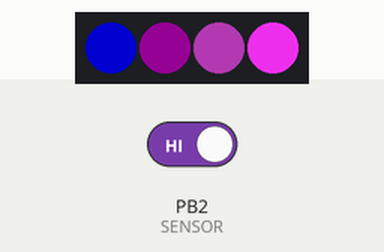
Simulated run of this sketch. Board: ATtiny85, built with avr-gcc and run on an emulated ATtiny85. On the bench: 4 RGB LEDs in strip order, left to right. The inputs (shaded band) are chosen by the test bench; at power-on: PB2 (SENSOR) HIGH. Dim RGB values are drawn brighter than linear.

Above: at 2.91 s.
4.9 s: PB2 (SENSOR) driven LOW
At 5.12 s:
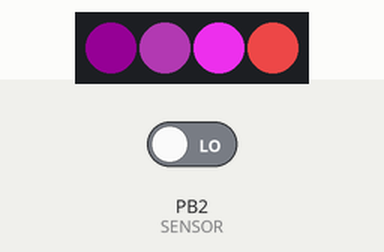
At 7.3 s:
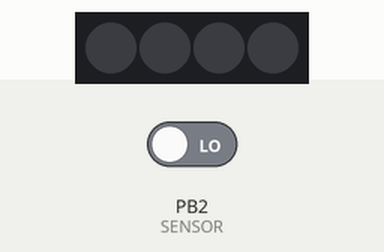
8.4 s: PB2 (SENSOR) driven HIGH
At 10.41 s:
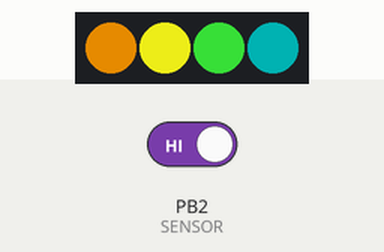
Timing chart, 0 to 17.9 s (numbered marks = the images above; inputs shaded):
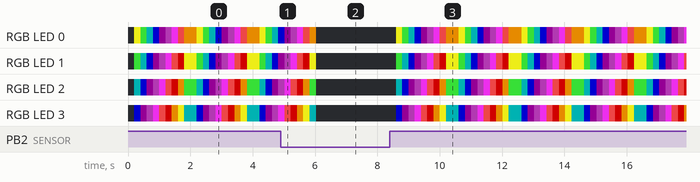

The sketch:

Gemma_neopixel_lightsensor_playing.ino
```cpp
/*
Gemma_neopixel_lightsensor_playing.ino

Board: Adafruit Gemma V2 (ATtiny85 @8MHZ)
Programmer:  USBTinyISP

or

Board: Gemma M0
Programmer:  USBasp

Workshop by Jill Dawson:
Intro to Programming with Arduino:  An Electrifying Way to Add Color, Light, and Interactivity to Your Creations
*/

#include <Adafruit_NeoPixel.h> // this sketch requires the Adafruit_NeoPixel library

#define NEOPIN 1    // This is the # of the pad that connects to the NeoPixel's data-in pin
#define NUMPIXELS 4 // This is the # of NeoPixels in the strand
#define SENSOR   2  // One leg of a photocell LIGHT sensor is connected to this DIGITAL pin #.
                    // The other leg is connected to ground.

Adafruit_NeoPixel pixels = Adafruit_NeoPixel(NUMPIXELS, NEOPIN);

/*
By changing the hexcodes below, you can change the colors of your NeoPixels.
If you want to add more than four colors, you can do so here.
Notice there are commas following all but the last hexcode; the last one has a semicolon.
*/

uint32_t color1 = 0xffff1a, // yellow
         color2 = 0x33cc33, // green
         color3 = 0x004d4d, // teal
         color4 = 0x000099, // blue
         color5 = 0x1a001a, // dark purple
         color6 = 0x4d194d, // magenta
         color7 = 0xff33ff, // lighter pink
         color8 = 0xff4d4d, // coral
         color9 = 0x990000, // red
         color10 = 0xe68a00; // orange

void setup() {
  pinMode(LED_BUILTIN, OUTPUT);
  digitalWrite(LED_BUILTIN,HIGH); //This turns on the onboard LED.
  pinMode(SENSOR, INPUT_PULLUP);  // Enable pull-up resistor on sensor pin
  pixels.begin();
  pixels.setBrightness(197);  //  What would happen if you changed this value?
}

void loop() {
if(!digitalRead(SENSOR)) {                 // Is light detected?  If so, turn off all four pixels.
     pixels.setPixelColor(0, 0);
     pixels.setPixelColor(1, 0);
     pixels.setPixelColor(2, 0);
     pixels.setPixelColor(3, 0);
     pixels.show();

} else {     // If it's dark...
spaceship();      // call the spaceship function.

       }
  delay(2); // Pause 2 ms before repeating
}

void spaceship(){
    pixels.setPixelColor(0, color1);
    pixels.setPixelColor(1, color2);
    pixels.setPixelColor(2, color3);
    pixels.setPixelColor(3, color4);
    delay(200);
    pixels.show();
    pixels.setPixelColor(0, color2);
    pixels.setPixelColor(1, color3);
    pixels.setPixelColor(2, color4);
    pixels.setPixelColor(3, color5);
    delay(200);
    pixels.show();
    pixels.setPixelColor(0, color3);
    pixels.setPixelColor(1, color4);
    pixels.setPixelColor(2, color5);
    pixels.setPixelColor(3, color6);
    delay(200);
    pixels.show();
    pixels.setPixelColor(0, color4);
    pixels.setPixelColor(1, color5);
    pixels.setPixelColor(2, color6);
    pixels.setPixelColor(3, color7);
    delay(200);
    pixels.show();
    pixels.setPixelColor(0, color5);
    pixels.setPixelColor(1, color6);
    pixels.setPixelColor(2, color7);
    pixels.setPixelColor(3, color8);
    delay(200);
    pixels.show();
    pixels.setPixelColor(0, color6);
    pixels.setPixelColor(1, color7);
    pixels.setPixelColor(2, color8);
    pixels.setPixelColor(3, color9);
    delay(200);
    pixels.show();
    pixels.setPixelColor(0, color7);
    pixels.setPixelColor(1, color8);
    pixels.setPixelColor(2, color9);
    pixels.setPixelColor(3, color10);
    delay(200);
    pixels.show();
    pixels.setPixelColor(0, color8);
    pixels.setPixelColor(1, color9);
    pixels.setPixelColor(2, color10);
    pixels.setPixelColor(3, color1);
    delay(200);
    pixels.show();
    pixels.setPixelColor(0, color9);
    pixels.setPixelColor(1, color10);
    pixels.setPixelColor(2, color1);
    pixels.setPixelColor(3, color2);
    delay(200);
    pixels.show();
    pixels.setPixelColor(0, color10);
    pixels.setPixelColor(1, color1);
    pixels.setPixelColor(2, color2);
    pixels.setPixelColor(3, color3);
    pixels.show();
    delay(200);
}
```
